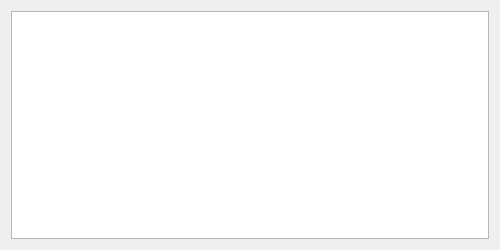
<?xml version="1.0" encoding="UTF-8"?>
<ui version="4.0">
 <class>plug_widgetClass</class>
 <widget class="QMainWindow" name="plug_widgetClass">
  <property name="geometry">
   <rect>
    <x>0</x>
    <y>0</y>
    <width>500</width>
    <height>250</height>
   </rect>
  </property>
  <property name="windowTitle">
   <string>框中每一行输入一个插件的地址，格式：Github用户名/仓库名</string>
  </property>
  <property name="windowIcon">
   <iconset resource="vimrc_helper.qrc">
    <normaloff>:/Vimrc_Helper/icons/vimrc_helper_icon.png</normaloff>:/Vimrc_Helper/icons/vimrc_helper_icon.png</iconset>
  </property>
  <widget class="QWidget" name="centralWidget">
   <layout class="QGridLayout" name="gridLayout_2">
    <item row="0" column="0">
     <layout class="QGridLayout" name="gridLayout">
      <item row="0" column="0">
       <widget class="QPlainTextEdit" name="plug_editor"/>
      </item>
     </layout>
    </item>
   </layout>
  </widget>
 </widget>
 <layoutdefault spacing="6" margin="11"/>
 <resources>
  <include location="vimrc_helper.qrc"/>
 </resources>
 <connections/>
</ui>
